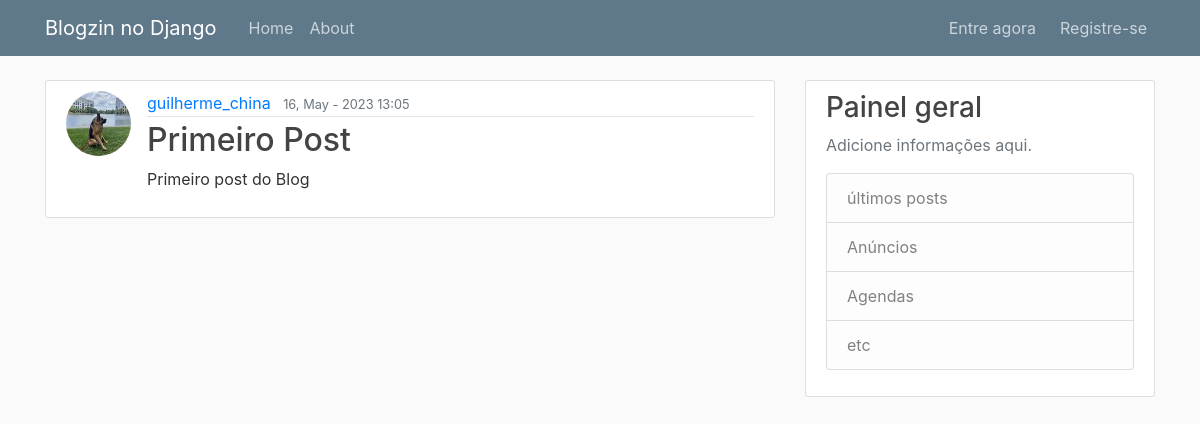
Screenshot of /post/11/ with the database file from the repository.
### blog/models.py (models this page shows, shortened)
class Post(models.Model):
    author = models.ForeignKey(to=User, on_delete=models.CASCADE) # se um usuário é deletado, todos os seus posts também são
    title = models.CharField(max_length=120, null=False, default='No title')
    content = models.TextField(null=False)
    date_posted = models.DateTimeField(default=timezone.now)

### users/models.py (models this page shows, shortened)
class Profile(models.Model):
     user = models.OneToOneField(to=User, on_delete=models.CASCADE) # campo que tem relacionamento de um para um com a tabela de usuário
     image = models.ImageField(default='default.jpg', upload_to='profile_pics')

### blog/views.py (the view)
# urls.py: path('post/<int:pk>/', PostDetails.as_view(), name='post-detail'), # url dinâmica com url
class PostDetails(DetailView): # para detalhamento de objetos
    model = Post
    context_object_name = 'post'

### blog/templates/blog/post_detail.html (shortened to what this page needs)
{% extends 'blog/base.html' %}
{% block content %}
    <article class="media content-section">
        <img class="rounded-circle article-img" src="{{ post.author.profile.image.url }}" alt="">
        <div class="media-body">
        <div class="article-metadata">
            <a class="mr-2" href="{% url 'user-posts' post.author.username %"}>{{ post.author }}</a>
            <small class="text-muted">{{ post.date_posted | date:'d, F - Y H:m' }}</small>
        </div>
        <h2 class="article-title">{{ post.title }}</h2>
        <p class="article-content">{{ post.content }}</p>
        </div>
    </article>
{% endblock content %}

### blog/static/blog/main.css (style rules this page uses)
body { background: #fafafa; color: #333333; margin-top: 5rem; }
h1, h2, h3, h4, h5, h6 { color: #444444; }
.content-section { background: #ffffff; padding: 10px 20px; border: 1px solid #dddddd; border-radius: 3px; margin-bottom: 20px; }
.article-title { color: #444444; }
.article-content { white-space: pre-line; }
.article-img { height: 65px; width: 65px; margin-right: 16px; }
.article-metadata { padding-bottom: 1px; margin-bottom: 4px; border-bottom: 1px solid #e3e3e3 }

### rows the page displays
Post: author.profile.image (picture), author "guilherme_china", date_posted "16, May - 2023 13:05", title "Primeiro Post", content "Primeiro post do Blog"
